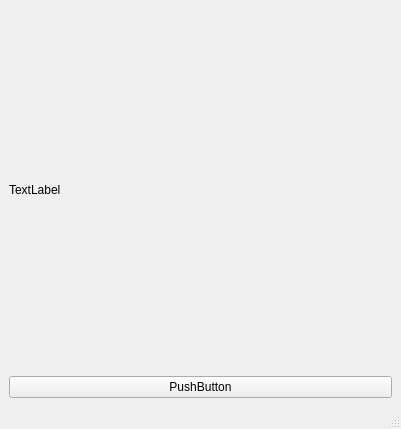
<?xml version="1.0" encoding="UTF-8"?>
<ui version="4.0">
 <class>MainWindow</class>
 <widget class="QMainWindow" name="MainWindow">
  <property name="geometry">
   <rect>
    <x>0</x>
    <y>0</y>
    <width>401</width>
    <height>429</height>
   </rect>
  </property>
  <property name="windowTitle">
   <string>MainWindow</string>
  </property>
  <widget class="QWidget" name="centralwidget">
   <layout class="QVBoxLayout" name="verticalLayout">
    <item>
     <widget class="QLabel" name="label">
      <property name="text">
       <string>TextLabel</string>
      </property>
     </widget>
    </item>
    <item>
     <widget class="QPushButton" name="pushButton">
      <property name="text">
       <string>PushButton</string>
      </property>
     </widget>
    </item>
   </layout>
  </widget>
  <widget class="QMenuBar" name="menubar">
   <property name="geometry">
    <rect>
     <x>0</x>
     <y>0</y>
     <width>401</width>
     <height>22</height>
    </rect>
   </property>
  </widget>
  <widget class="QStatusBar" name="statusbar"/>
 </widget>
 <resources/>
 <connections/>
</ui>
